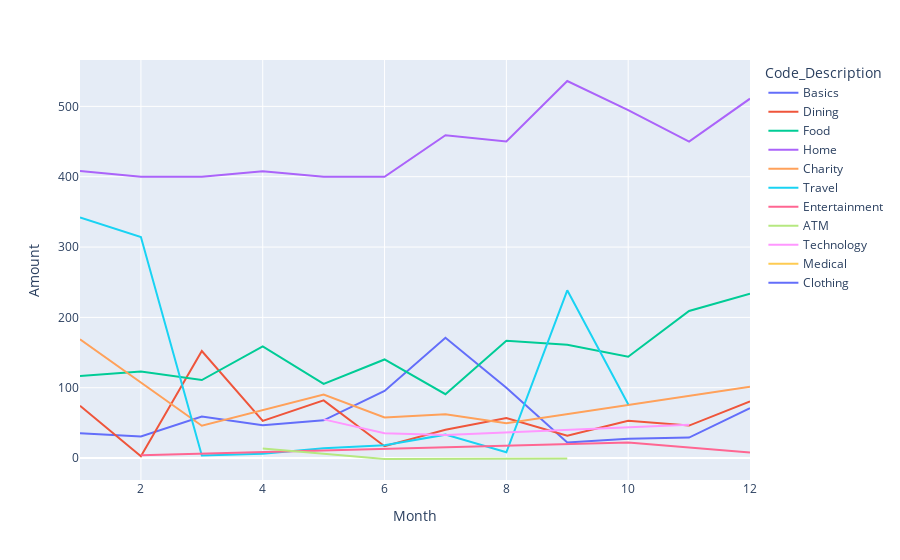

Notebook source saved alongside this figure:
### Markdown cell above
This final chart visualizes monthly spending by code as a line chart.

### Code cell
fig_monthly_spending_by_selected_codes_line_chart = px.line(df_expenses_by_selected_codes_by_month, x = 'Month', y = 'Amount', color = 'Code_Description')
# See https://plotly.com/python/histograms/

fig_monthly_spending_by_selected_codes_line_chart.write_html(chart_data_folder + '\\fig_monthly_spending_by_selected_codes_line_chart.html') 
fig_monthly_spending_by_selected_codes_line_chart.show()

### Figure 1 — Plotly figure (JSON) as saved in the notebook; plotly's stock layout.template omitted (floating-point values rounded to 4 significant figures)
{"data": [{"hovertemplate": "Code_Description=Basics<br>Month=%{x}<br>Amount=%{y}<extra></extra>", "legendgroup": "Basics", "line": {"color": "#636efa", "dash": "solid"}, "marker": {"symbol": "circle"}, "mode": "lines", "name": "Basics", "orientation": "v", "showlegend": true, "type": "scatter", "x": [1, 2, 3, 4, 5, 6, 7, 8, 9, 10, 11, 12], "xaxis": "x", "y": [35.43, 30.67, 59, 46.72, 53.64, 95.36, 171.1, 100, 22.11, 27.5, 29.21, 70.92], "yaxis": "y"}, {"hovertemplate": "Code_Description=Dining<br>Month=%{x}<br>Amount=%{y}<extra></extra>", "legendgroup": "Dining", "line": {"color": "#EF553B", "dash": "solid"}, "marker": {"symbol": "circle"}, "mode": "lines", "name": "Dining", "orientation": "v", "showlegend": true, "type": "scatter", "x": [1, 2, 3, 4, 5, 6, 7, 8, 9, 10, 11, 12], "xaxis": "x", "y": [74.33, 2.65, 152.2, 52.87, 82.03, 16.77, 40.14, 56.87, 31.74, 52.93, 46.2, 80.65], "yaxis": "y"}, {"hovertemplate": "Code_Description=Food<br>Month=%{x}<br>Amount=%{y}<extra></extra>", "legendgroup": "Food", "line": {"color": "#00cc96", "dash": "solid"}, "marker": {"symbol": "circle"}, "mode": "lines", "name": "Food", "orientation": "v", "showlegend": true, "type": "scatter", "x": [1, 2, 3, 4, 5, 6, 7, 8, 9, 10, 11, 12], "xaxis": "x", "y": [116.9, 123.1, 111.0, 158.8, 105.4, 140.2, 90.79, 166.8, 161.0, 144.0, 209.1, 233.7], "yaxis": "y"}, {"hovertemplate": "Code_Description=Home<br>Month=%{x}<br>Amount=%{y}<extra></extra>", "legendgroup": "Home", "line": {"color": "#ab63fa", "dash": "solid"}, "marker": {"symbol": "circle"}, "mode": "lines", "name": "Home", "orientation": "v", "showlegend": true, "type": "scatter", "x": [1, 2, 3, 4, 5, 6, 7, 8, 9, 10, 11, 12], "xaxis": "x", "y": [408.3, 400, 400, 407.8, 400, 400, 458.9, 450, 536.1, 494.7, 450, 510.9], "yaxis": "y"}, {"hovertemplate": "Code_Description=Charity<br>Month=%{x}<br>Amount=%{y}<extra></extra>", "legendgroup": "Charity", "line": {"color": "#FFA15A", "dash": "solid"}, "marker": {"symbol": "circle"}, "mode": "lines", "name": "Charity", "orientation": "v", "showlegend": true, "type": "scatter", "x": [1, 3, 5, 6, 7, 8, 12], "xaxis": "x", "y": [169.0, 45.96, 90.17, 57.84, 62.23, 49.66, 101.5], "yaxis": "y"}, {"hovertemplate": "Code_Description=Travel<br>Month=%{x}<br>Amount=%{y}<extra></extra>", "legendgroup": "Travel", "line": {"color": "#19d3f3", "dash": "solid"}, "marker": {"symbol": "circle"}, "mode": "lines", "name": "Travel", "orientation": "v", "showlegend": true, "type": "scatter", "x": [1, 2, 3, 4, 5, 6, 7, 8, 9, 10], "xaxis": "x", "y": [342.0, 314.2, 3.64, 6.3, 14.11, 18.21, 33.32, 8.22, 238.5, 76.47], "yaxis": "y"}, {"hovertemplate": "Code_Description=Entertainment<br>Month=%{x}<br>Amount=%{y}<extra></extra>", "legendgroup": "Entertainment", "line": {"color": "#FF6692", "dash": "solid"}, "marker": {"symbol": "circle"}, "mode": "lines", "name": "Entertainment", "orientation": "v", "showlegend": true, "type": "scatter", "x": [2, 10, 12], "xaxis": "x", "y": [4, 22.32, 8], "yaxis": "y"}, {"hovertemplate": "Code_Description=ATM<br>Month=%{x}<br>Amount=%{y}<extra></extra>", "legendgroup": "ATM", "line": {"color": "#B6E880", "dash": "solid"}, "marker": {"symbol": "circle"}, "mode": "lines", "name": "ATM", "orientation": "v", "showlegend": true, "type": "scatter", "x": [4, 6, 9], "xaxis": "x", "y": [13.5, -1.31, -0.52], "yaxis": "y"}, {"hovertemplate": "Code_Description=Technology<br>Month=%{x}<br>Amount=%{y}<extra></extra>", "legendgroup": "Technology", "line": {"color": "#FF97FF", "dash": "solid"}, "marker": {"symbol": "circle"}, "mode": "lines", "name": "Technology", "orientation": "v", "showlegend": true, "type": "scatter", "x": [5, 6, 7, 11], "xaxis": "x", "y": [55.03, 35.41, 32.68, 47.54], "yaxis": "y"}, {"hovertemplate": "Code_Description=Medical<br>Month=%{x}<br>Amount=%{y}<extra></extra>", "legendgroup": "Medical", "line": {"color": "#FECB52", "dash": "solid"}, "marker": {"symbol": "circle"}, "mode": "lines", "name": "Medical", "orientation": "v", "showlegend": true, "type": "scatter", "x": [6], "xaxis": "x", "y": [6.12], "yaxis": "y"}, {"hovertemplate": "Code_Description=Clothing<br>Month=%{x}<br>Amount=%{y}<extra></extra>", "legendgroup": "Clothing", "line": {"color": "#636efa", "dash": "solid"}, "marker": {"symbol": "circle"}, "mode": "lines", "name": "Clothing", "orientation": "v", "showlegend": true, "type": "scatter", "x": [8], "xaxis": "x", "y": [272.1], "yaxis": "y"}], "layout": {"legend": {"title": {"text": "Code_Description"}, "tracegroupgap": 0}, "margin": {"t": 60}, "xaxis": {"anchor": "y", "domain": [0, 1], "title": {"text": "Month"}}, "yaxis": {"anchor": "x", "domain": [0, 1], "title": {"text": "Amount"}}}}
